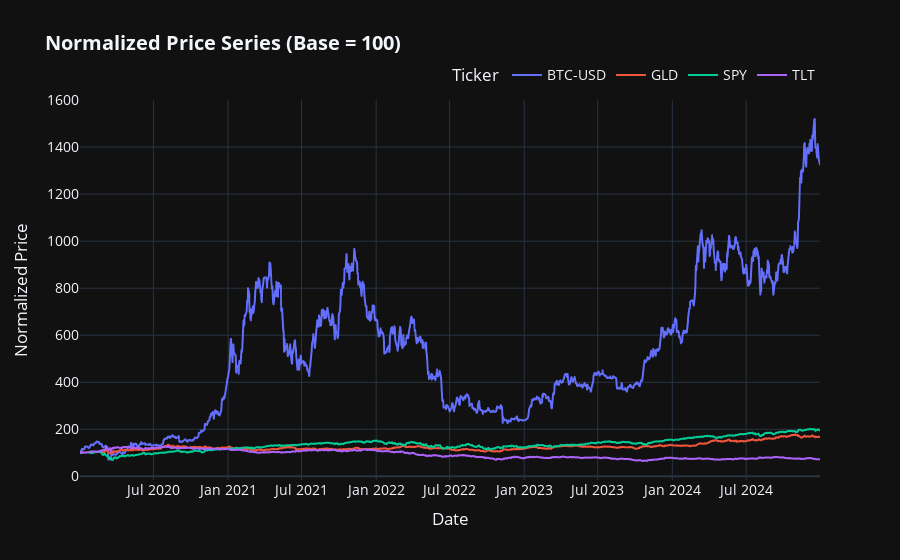

Source (notebook cell):
### Code cell
# Visualize normalized price series
normalized_prices = prices / prices.iloc[0] * 100

fig = px.line(
    normalized_prices,
    title='<b>Normalized Price Series (Base = 100)</b>',
    labels={'value': 'Normalized Price', 'variable': 'Asset'},
    template='plotly_dark'
)
fig.update_layout(
    font=dict(size=14),
    legend=dict(orientation='h', yanchor='bottom', y=1.02, xanchor='right', x=1),
    hovermode='x unified'
)
fig.show()

### Figure 1 — Plotly figure (JSON) as saved in the notebook; plotly's stock layout.template omitted (floating-point values rounded to 4 significant figures; data arrays with more than 128 entries replaced by an {"elided": "..."} marker saying what was removed)
{"data": [{"hovertemplate": "Ticker=BTC-USD<br>Date=%{x}<br>Normalized Price=%{y}<extra></extra>", "legendgroup": "BTC-USD", "line": {"color": "#636efa", "dash": "solid"}, "marker": {"symbol": "circle"}, "mode": "lines", "name": "BTC-USD", "showlegend": true, "type": "scattergl", "x": {"elided": "1257 str values"}, "xaxis": "x", "y": {"elided": "1257 float values"}, "yaxis": "y"}, {"hovertemplate": "Ticker=GLD<br>Date=%{x}<br>Normalized Price=%{y}<extra></extra>", "legendgroup": "GLD", "line": {"color": "#EF553B", "dash": "solid"}, "marker": {"symbol": "circle"}, "mode": "lines", "name": "GLD", "showlegend": true, "type": "scattergl", "x": {"elided": "1257 str values"}, "xaxis": "x", "y": {"elided": "1257 float values"}, "yaxis": "y"}, {"hovertemplate": "Ticker=SPY<br>Date=%{x}<br>Normalized Price=%{y}<extra></extra>", "legendgroup": "SPY", "line": {"color": "#00cc96", "dash": "solid"}, "marker": {"symbol": "circle"}, "mode": "lines", "name": "SPY", "showlegend": true, "type": "scattergl", "x": {"elided": "1257 str values"}, "xaxis": "x", "y": {"elided": "1257 float values"}, "yaxis": "y"}, {"hovertemplate": "Ticker=TLT<br>Date=%{x}<br>Normalized Price=%{y}<extra></extra>", "legendgroup": "TLT", "line": {"color": "#ab63fa", "dash": "solid"}, "marker": {"symbol": "circle"}, "mode": "lines", "name": "TLT", "showlegend": true, "type": "scattergl", "x": {"elided": "1257 str values"}, "xaxis": "x", "y": {"elided": "1257 float values"}, "yaxis": "y"}], "layout": {"font": {"size": 14}, "hovermode": "x unified", "legend": {"orientation": "h", "title": {"text": "Ticker"}, "tracegroupgap": 0, "x": 1, "xanchor": "right", "y": 1.02, "yanchor": "bottom"}, "title": {"text": "<b>Normalized Price Series (Base = 100)</b>"}, "xaxis": {"anchor": "y", "domain": [0.0, 1.0], "title": {"text": "Date"}}, "yaxis": {"anchor": "x", "domain": [0.0, 1.0], "title": {"text": "Normalized Price"}}}}
